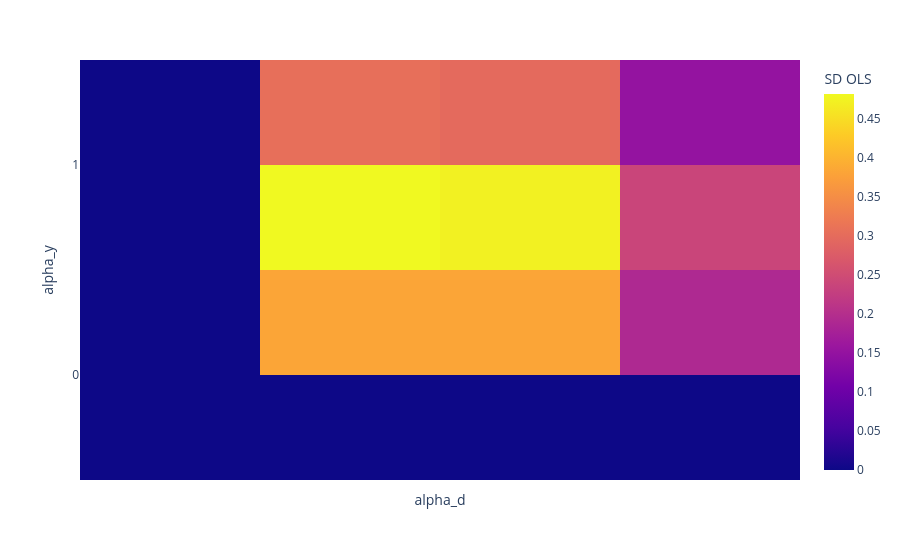

The cell this chart's notebook holds for it:
### Code cell
sd_ols(results)

### Figure 1 — Plotly figure (JSON) as saved in the notebook; plotly's stock layout.template omitted (floating-point values rounded to 4 significant figures)
{"data": [{"coloraxis": "coloraxis", "histfunc": "sum", "hovertemplate": "alpha_d=%{x}<br>alpha_y=%{y}<br>sum of OLS=%{z}<extra></extra>", "name": "", "type": "histogram2d", "x": [0.0, 0.25, 0.5, 0.75, 1.0, 0.0, 0.25, 0.5, 0.75, 1.0, 0.0, 0.25, 0.5, 0.75, 1.0, 0.0, 0.25, 0.5, 0.75, 1.0, 0.0, 0.25, 0.5, 0.75, 1.0], "xaxis": "x", "xbingroup": "x", "y": [0.0, 0.0, 0.0, 0.0, 0.0, 0.25, 0.25, 0.25, 0.25, 0.25, 0.5, 0.5, 0.5, 0.5, 0.5, 0.75, 0.75, 0.75, 0.75, 0.75, 1.0, 1.0, 1.0, 1.0, 1.0], "yaxis": "y", "ybingroup": "y", "z": [0.09221, 0.09482, 0.09386, 0.09343, 0.09319, 0.09569, 0.1002, 0.09757, 0.0971, 0.09736, 0.108, 0.1139, 0.1098, 0.1088, 0.1097, 0.1267, 0.1333, 0.1281, 0.1264, 0.1279, 0.1493, 0.1564, 0.1503, 0.1478, 0.1499]}], "layout": {"coloraxis": {"colorbar": {"title": {"text": "SD OLS"}}, "colorscale": [[0, "#0d0887"], [0.1111, "#46039f"], [0.2222, "#7201a8"], [0.3333, "#9c179e"], [0.4444, "#bd3786"], [0.5556, "#d8576b"], [0.6667, "#ed7953"], [0.7778, "#fb9f3a"], [0.8889, "#fdca26"], [1, "#f0f921"]]}, "legend": {"tracegroupgap": 0}, "margin": {"t": 60}, "xaxis": {"anchor": "y", "domain": [0, 1], "tickmode": "array", "ticktext": ["alpha_y", "alpha_d", "DML", "OLS"], "tickvals": ["alpha_y", "alpha_d", "DML", "OLS"], "title": {"text": "alpha_d"}}, "yaxis": {"anchor": "x", "domain": [0, 1], "tickmode": "array", "ticktext": ["0", "1", "2", "3", "4", "5", "6", "7", "8", "9", "10", "11", "12", "13", "14", "15", "16", "17", "18", "19", "20", "21", "22", "23", "24"], "tickvals": [0, 1, 2, 3, 4, 5, 6, 7, 8, 9, 10, 11, 12, 13, 14, 15, 16, 17, 18, 19, 20, 21, 22, 23, 24], "title": {"text": "alpha_y"}}}}
